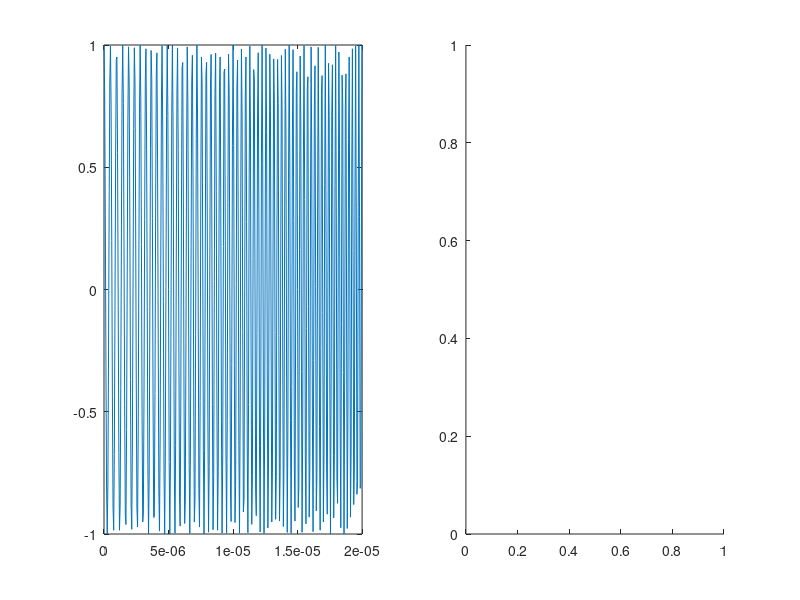

The MATLAB script that drew this image: (Note: this script raises an error after producing the figure.)
clc;clear;close all;
%%
%Parameters
F1=2e6; %Start
F2=3e6; %Stop
TimeDuration=20e-6;%sec

Fs=F1*10; %Sampling 10 times of F1


HalfTime=0.5*TimeDuration; % Cross over time

t=0:1/Fs:TimeDuration;t=t';
Sig=chirp(t,F1,HalfTime,F2);

%%
figure(1),
subplot(121),
% pspectrum(Sig,Fs,'spectrogram','TimeResolution',0.1,'OverlapPercent',99,'Leakage',0.85)
plot(t,Sig);
subplot(122),
pspectrum(Sig,Fs,'spectrogram');